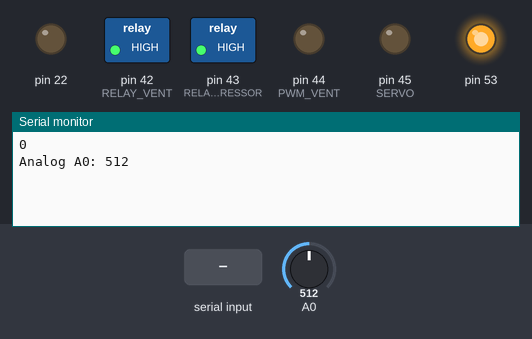
A program run on a simulated Arduino Mega 2560, built with avr-gcc and run on an emulated ATmega2560. Parts: switched loads named in the program (green lamp = pin HIGH), output pins drawn as LEDs (lit = HIGH), the last lines printed to the serial monitor. Inputs (shaded band) come from the test bench; at power-on: A0 = 512.

Above: at 1.2 s.
1.3 s: "on\n" received over Serial
At 1.9 s:
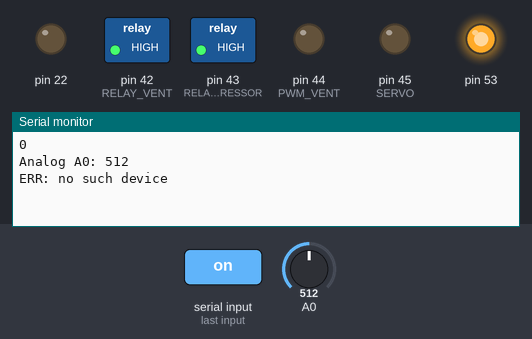
2.8 s: "vent\n" received over Serial
At 2.96 s:
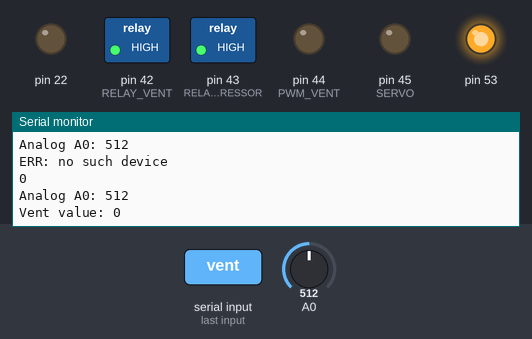
4.3 s: "servo\n" received over Serial
At 4.9 s:
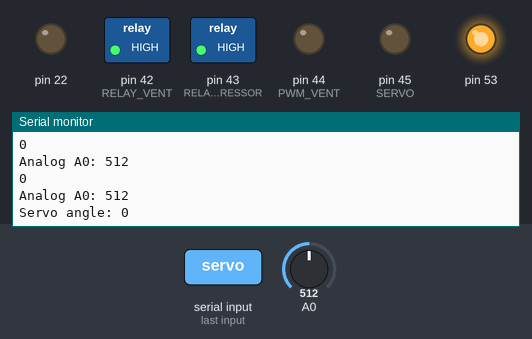

Measured:
- after the input at 1.3 s, the serial monitor: prints a new line at once (image 1)
- after the input at 2.8 s, the serial monitor: prints a new line at once (image 2)
- after the input at 4.3 s, the serial monitor: prints a new line at once (image 3)

The program:

main.cpp
```cpp
#include <Arduino.h>
#include <SPI.h>


int RELAY_COMPRESSOR = 43;
int RELAY_VENT = 42;
int PWM_VENT = 44;

int SERVO = 45;

static const int RELAY_OFF = HIGH;
static const int RELAY_ON = LOW;

unsigned long last_update = 0;
int threshold_up = 700;
int threshold_down = 300;
int state = 0;
int count = 0;

bool handle_relay(char *s, uint8_t pin) {
  bool on;
  if (strncmp(s, "on", 2) == 0) on = true;
  else if (strncmp(s, "off", 3) == 0) on = false;
  else return false;

  digitalWrite(pin, on ? RELAY_ON : RELAY_OFF);

  Serial.print(F("Vent Relay "));
  Serial.println(on ? F("on") : F("off"));
  return true;
}

void handle_vent(char *s) {
  bool handled = handle_relay(s, RELAY_VENT);
  if (handled) {
    Serial.println(F("Vent Relay switched"));
    return;
  }

  int pct = atoi(s);
  Serial.print(F("Vent value: "));
  Serial.println(pct);

  int pwm = (pct * 255) / 100;
  analogWrite(PWM_VENT, pwm);
}

void handle_servo(char *s) {
  int pct = atoi(s);
  int pwm = (pct * 255) / 100;
  Serial.print(F("Servo angle: "));
  Serial.println(pwm);

  analogWrite(SERVO, pwm);
}

char *skip_init(char *s) {
  while (*s && *s != ' ' && *s != '\t') s++;
  while (*s == ' ' || *s == '\t') s++;
  return s;
}

void handle_comp(char *s) {
  bool handled = handle_relay(s, RELAY_VENT);
  if (handled) return;
}

void handleLine(char *s) {
  while (*s == ' ' || *s == '\t') s++;
  if (!*s) return;

  if (strncmp(s, "comp", 4) == 0) {
    handle_comp(skip_init(s));
  } else if (strncmp(s, "vent", 4) == 0) {
    handle_vent(skip_init(s));
  } else if (strncmp(s, "servo", 5) == 0) {
    handle_servo(skip_init(s));
  } else {
    Serial.println(F("ERR: no such device"));
  }
}

void setup() {
  Serial.begin(9600);

  pinMode(SERVO, OUTPUT);
  pinMode(RELAY_VENT, OUTPUT);
  pinMode(RELAY_COMPRESSOR, OUTPUT);
  pinMode(PWM_VENT, OUTPUT);

  pinMode(22, OUTPUT);
  digitalWrite(22, LOW);
  // change spi pins
  SPI.begin();

  digitalWrite(RELAY_VENT, RELAY_OFF);
  digitalWrite(RELAY_COMPRESSOR, RELAY_OFF);
}

void loop() {
  static char buf[32];
  static uint8_t n = 0;

  while (Serial.available()) {
    char c = (char)Serial.read();
    if (c == '\r' || c == '\n') {
      buf[n] = 0;
      if (n) handleLine(buf);
      n = 0;
    } else if (n < sizeof(buf) - 1) {
      buf[n++] = c;
    }
  }

  int data = analogRead(A0);
  if (state == 0 && data > threshold_up) {
    state = 1;
    count++;
  } else if (state == 1 && data < threshold_down) {
    state = 0;
  }

  unsigned long time = millis();
  if ((time - last_update) > 1000) {
    last_update = time;
    Serial.println(count);
    Serial.print("Analog A0: ");
    Serial.println(data);
    count = 0;
  }
}
```
